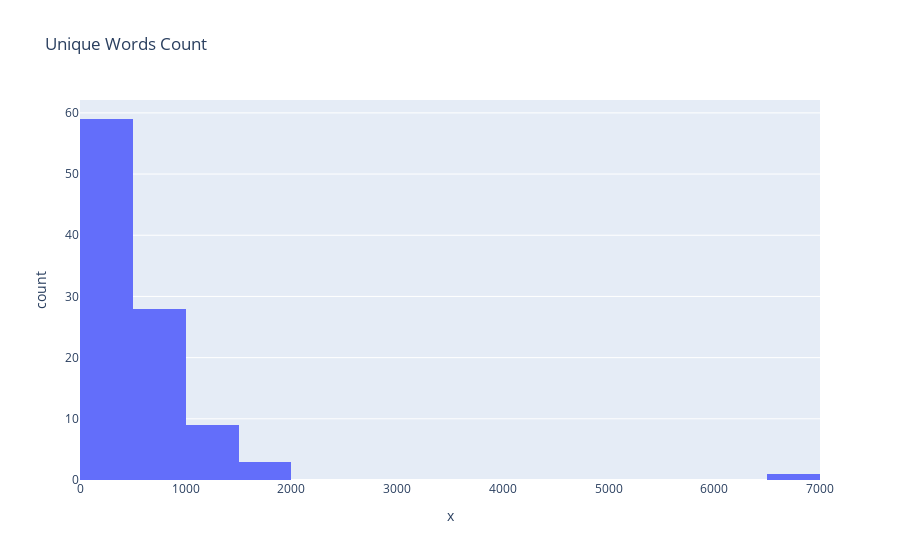

Write notebook code for a chart like this one.
### Code cell
px.histogram(x=train_data["preprocessed_html_text"].apply(lambda text: set(text.split(" "))).apply(len),
             title="Unique Words Count")

### Figure 1 — Plotly figure (JSON) as saved in the notebook; plotly's stock layout.template omitted (floating-point values rounded to 4 significant figures)
{"data": [{"alignmentgroup": "True", "bingroup": "x", "hovertemplate": "x=%{x}<br>count=%{y}<extra></extra>", "legendgroup": "", "marker": {"color": "#636efa", "pattern": {"shape": ""}}, "name": "", "offsetgroup": "", "orientation": "v", "showlegend": false, "type": "histogram", "x": [466, 885, 533, 269, 224, 170, 203, 113, 151, 172, 172, 599, 505, 505, 355, 355, 527, 494, 504, 277, 1147, 1789, 437, 523, 413, 800, 675, 1050, 1216, 423, 602, 1609, 438, 697, 1293, 265, 447, 292, 1019, 303, 677, 494, 295, 340, 498, 346, 1199, 1720, 555, 193, 311, 262, 411, 411, 271, 265, 888, 621, 445, 1323, 329, 632, 452, 665, 499, 144, 424, 273, 626, 611, 726, 543, 430, 219, 790, 446, 894, 480, 929, 450, 469, 424, 331, 714, 429, 258, 396, 396, 316, 316, 787, 265, 358, 1018, 1026, 6506, 453, 421, 556, 469], "xaxis": "x", "yaxis": "y"}], "layout": {"barmode": "relative", "legend": {"tracegroupgap": 0}, "title": {"text": "Unique Words Count"}, "xaxis": {"anchor": "y", "domain": [0, 1], "title": {"text": "x"}}, "yaxis": {"anchor": "x", "domain": [0, 1], "title": {"text": "count"}}}}
